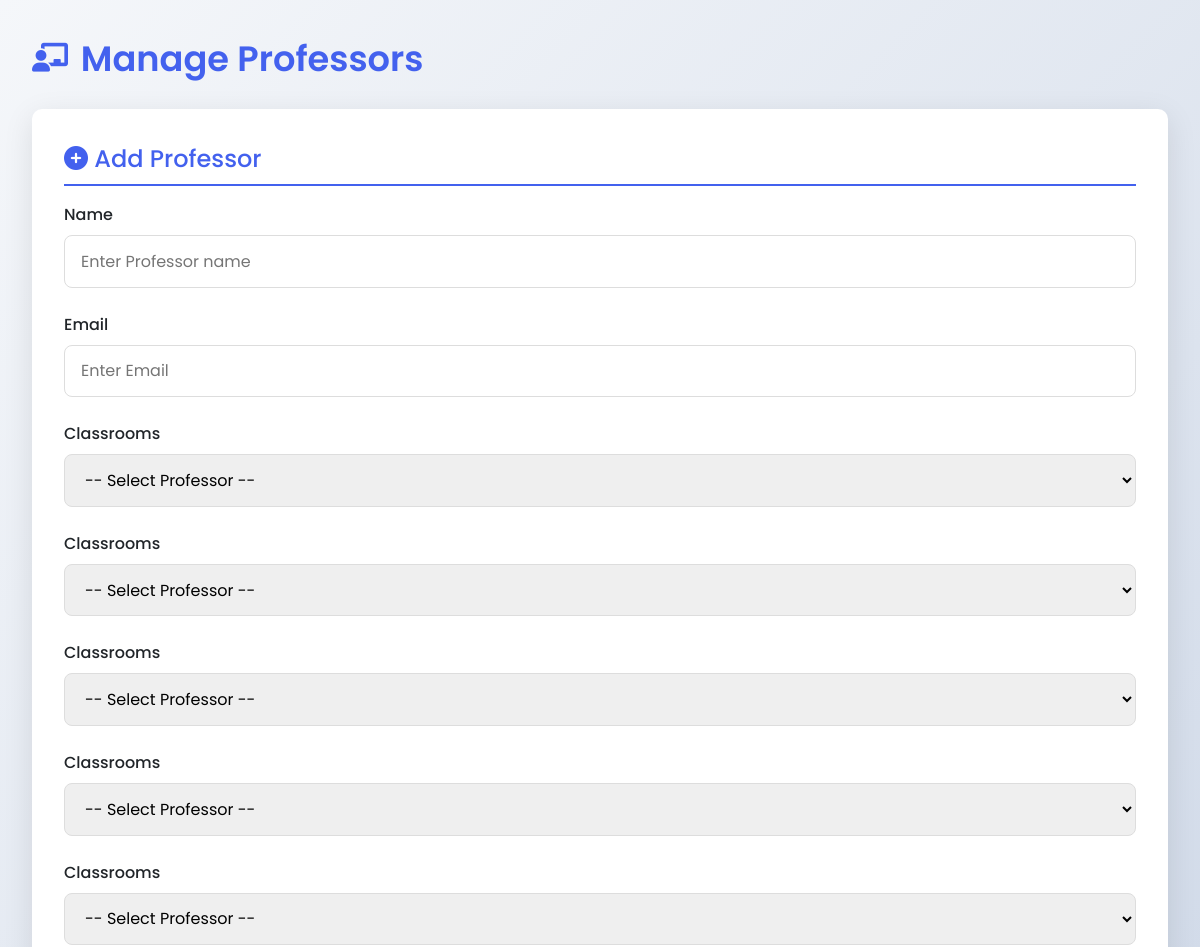
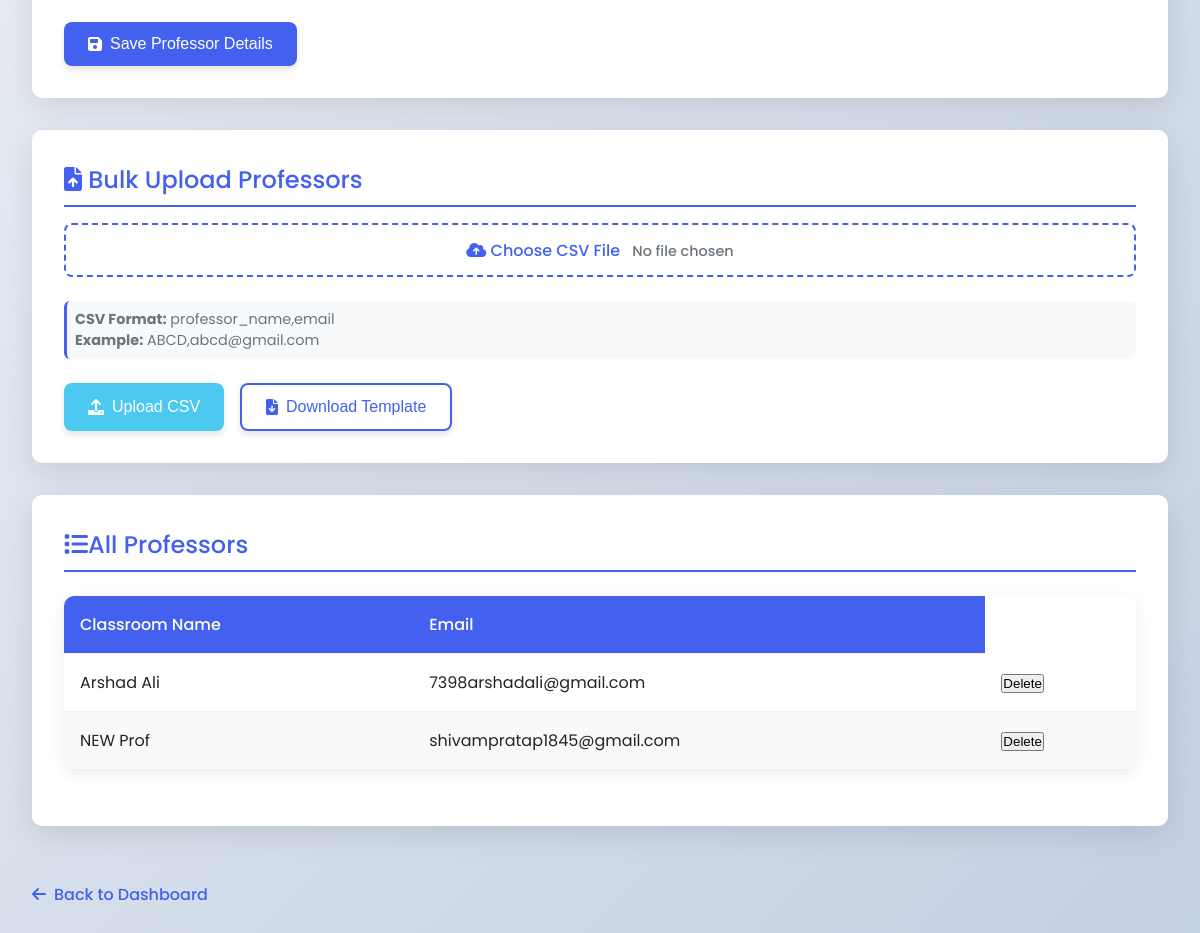
The app's page /professors with its own data (2 pictures, top to bottom).
### app.py (models this page shows)
class Professor(db.Model):
    id = db.Column(db.Integer, primary_key=True)
    name = db.Column(db.String(100), nullable=False, unique=True)
    email = db.Column(db.String(100), nullable=False, unique=True)
    priority_classroom_1 = db.Column(db.Integer, db.ForeignKey('classroom.id'), nullable=True)
    priority_classroom_2 = db.Column(db.Integer, db.ForeignKey('classroom.id'), nullable=True)
    priority_classroom_3 = db.Column(db.Integer, db.ForeignKey('classroom.id'), nullable=True)
    priority_classroom_4 = db.Column(db.Integer, db.ForeignKey('classroom.id'), nullable=True)
    priority_classroom_5 = db.Column(db.Integer, db.ForeignKey('classroom.id'), nullable=True)
    """
    courses = db.relationship(
        'Course',
        secondary='professor_courses',   # association table
        lazy='subquery'
    )"""

### app.py (the view, shortened to what this page needs)
@app.route('/professors',methods=['GET','POST'])
def manage_professors():
    classrooms = Classroom.query.all()
    professors = Professor.query.all()
    return render_template('professors.html', professors=professors, classrooms=classrooms)
    """print("All classrooms in database:")
    for c in classrooms:
        print(f"ID: {c.id}, Name: {c.name}, Capacity: {c.capacity}")"""

### templates/professors.html (shortened to what this page needs)
<!DOCTYPE html>
<html lang="en">
<head>
    <link rel="stylesheet" href="https://cdnjs.cloudflare.com/ajax/libs/font-awesome/6.0.0-beta3/css/all.min.css">
</head>
<body>
    <div class="container">
        <h1><i class="fas fa-chalkboard-teacher"></i> Manage Professors</h1>
        <div class="card">
            <h2><i class="fas fa-plus-circle"></i> Add Professor</h2>
            <form method="POST" enctype="multipart/form-data">
                <div class="form-group">
                    <label for="professor_name">Name</label>
                    <input type="text" id="professor_name" name="name" placeholder="Enter Professor name" required>
                </div>
                <div class="form-group">
                    <label for="professor_email">Email</label>
                    <input type="email" id="professor_email" name="email" placeholder="Enter Email" required>
                </div>
                 <div class="form-group">
                    <label>Classrooms</label>
                    <select name="professor_id1" required>
                        <option value="">-- Select Professor --</option>
                    </select>
                </div>
                <div class="form-group">
                    <label>Classrooms</label>
                    <select name="professor_id2" required>
                        <option value="">-- Select Professor --</option>
                    </select>
                </div>
                <div class="form-group">
                    <label>Classrooms</label>
                    <select name="professor_id3" required>
                        <option value="">-- Select Professor --</option>
                    </select>
                </div>
                <div class="form-group">
                    <label>Classrooms</label>
                    <select name="professor_id4" required>
                        <option value="">-- Select Professor --</option>
                    </select>
                </div>
                <div class="form-group">
                    <label>Classrooms</label>
                    <select name="professor_id5" required>
                        <option value="">-- Select Professor --</option>
                    </select>
                </div>
                <div class="btn-group">
                    <button type="submit" class="btn btn-primary">
                        <i class="fas fa-save"></i> Save Professor Details
                    </button>
                </div>
            </form>
        </div>
        <div class="card">
            <h2><i class="fas fa-file-upload"></i> Bulk Upload Professors</h2>
            <form method="POST" enctype="multipart/form-data">
                <div class="form-group">
                    <label for="file-upload" class="file-label">
                        <i class="fas fa-cloud-upload-alt"></i> Choose CSV File
                        <span id="file-chosen" class="file-name">No file chosen</span>
                    </label>
                    <div class="instructions">
                        <p><strong>CSV Format:</strong> professor_name,email</p>
                        <p><strong>Example:</strong> ABCD,abcd@gmail.com</p>
                    </div>
                </div>
                <div class="btn-group">
                    <button type="submit" name="upload" value="file" class="btn btn-success">
                        <i class="fas fa-upload"></i> Upload CSV
                    </button>
                    <button type="button" onclick="downloadTemplate()" class="btn btn-secondary">
                        <i class="fas fa-file-download"></i> Download Template
                    </button>
                </div>
            </form>
        </div>
        <div class="card">
            <h2><i class="fas fa-list"></i>All Professors</h2>
            {% if professors %}
            <table>
                <thead>
                    <tr>
                        <th>Classroom Name</th>
                        <th>Email</th>
                    </tr>
                </thead>
                <tbody>
                    {% for professor in professors %}
                    <tr>
                        <td>{{ professor.name }}</td>
                        <td>{{ professor.email }}</td>
                        <td>
                            <form action="{{ url_for('delete_professor', id=professor.id) }}" method="post" style="display:inline;">
                                <button type="submit" onclick="return confirm('Are you sure you want to delete {{ professor.name }}?');">
                                Delete
                                </button>
                            </form>
                        </td>
                    </tr>
                    {% endfor %}
                </tbody>
            </table>
            {% else %}
            <div style="text-align: center; padding: 2rem; color: var(--gray);">
                <i class="fas fa-chalkboard" style="font-size: 2rem; margin-bottom: 1rem;"></i>
                <p>No classrooms have been added yet. Add your first classroom above.</p>
            </div>
            {% endif %}
        </div>
        <a href="{{ url_for('index') }}" class="back-link">
            <i class="fas fa-arrow-left"></i> Back to Dashboard
        </a>
    </div>
</body>
</html>

### templates/professors.html (style rules this page uses)
:root { --primary: #4361ee; --primary-dark: #3a56d4; --secondary: #3f37c9; --light: #f8f9fa; --dark: #212529; --success: #4cc9f0; --danger: #f72585; --warning: #f8961e; --gray: #6c757d; }
* { margin: 0; padding: 0; box-sizing: border-box; }
body { font-family: 'Poppins', sans-serif; background: linear-gradient(135deg, #f5f7fa 0%, #c3cfe2 100%); min-height: 100vh; color: var(--dark); padding: 2rem; }
.container { max-width: 1200px; margin: 0 auto; }
h1 { font-size: 2.2rem; font-weight: 600; color: var(--primary); margin-bottom: 1.5rem; display: flex; align-items: center; gap: 0.8rem; }
h1 i { font-size: 1.8rem; }
h2 { font-size: 1.5rem; font-weight: 500; color: var(--primary); margin-bottom: 1rem; padding-bottom: 0.5rem; border-bottom: 2px solid var(--primary); }
.card { background-color: white; border-radius: 10px; padding: 2rem; box-shadow: 0 8px 30px rgba(0, 0, 0, 0.1); margin-bottom: 2rem; }
.form-group { margin-bottom: 1.5rem; }
label { display: block; margin-bottom: 0.5rem; font-weight: 500; color: var(--dark); }
input, select { width: 100%; padding: 0.8rem 1rem; border: 1px solid #ddd; border-radius: 8px; font-family: 'Poppins', sans-serif; font-size: 1rem; transition: all 0.3s ease; }
.btn { display: inline-flex; align-items: center; justify-content: center; padding: 0.8rem 1.5rem; border-radius: 8px; font-weight: 500; text-decoration: none; transition: all 0.3s ease; box-shadow: 0 4px 6px rgba(0, 0, 0, 0.1); border: none; cursor: pointer; font-size: 1rem; gap: 0.5rem; }
.btn-primary { background-color: var(--primary); color: white; }
.btn-secondary { background-color: white; color: var(--primary); border: 2px solid var(--primary); }
.btn-success { background-color: var(--success); color: white; }
.btn-group { display: flex; gap: 1rem; margin-top: 1rem; }
table { width: 100%; border-collapse: collapse; margin: 1.5rem 0; background-color: white; border-radius: 10px; overflow: hidden; box-shadow: 0 4px 15px rgba(0, 0, 0, 0.08); }
th, td { padding: 1rem; text-align: left; border-bottom: 1px solid #f0f0f0; }
th { background-color: var(--primary); color: white; font-weight: 500; }
tr:nth-child(even) { background-color: #f9f9f9; }
.instructions { font-size: 0.9rem; color: var(--gray); margin: 0.5rem 0; padding: 0.5rem; background-color: #f8f9fa; border-radius: 6px; border-left: 3px solid var(--primary); }
.file-label { display: inline-block; padding: 0.8rem 1.5rem; background-color: white; color: var(--primary); border: 2px dashed var(--primary); border-radius: 8px; cursor: pointer; transition: all 0.3s ease; text-align: center; margin-bottom: 1rem; width: 100%; }
.file-name { margin-left: 0.5rem; font-size: 0.9rem; color: var(--gray); }
.back-link { display: inline-flex; align-items: center; gap: 0.5rem; margin-top: 1.5rem; color: var(--primary); text-decoration: none; font-weight: 500; }

### records on screen
Professor: name "Arshad Ali", email "7398arshadali@gmail.com"
Professor: name "NEW Prof", email "shivampratap1845@gmail.com"
